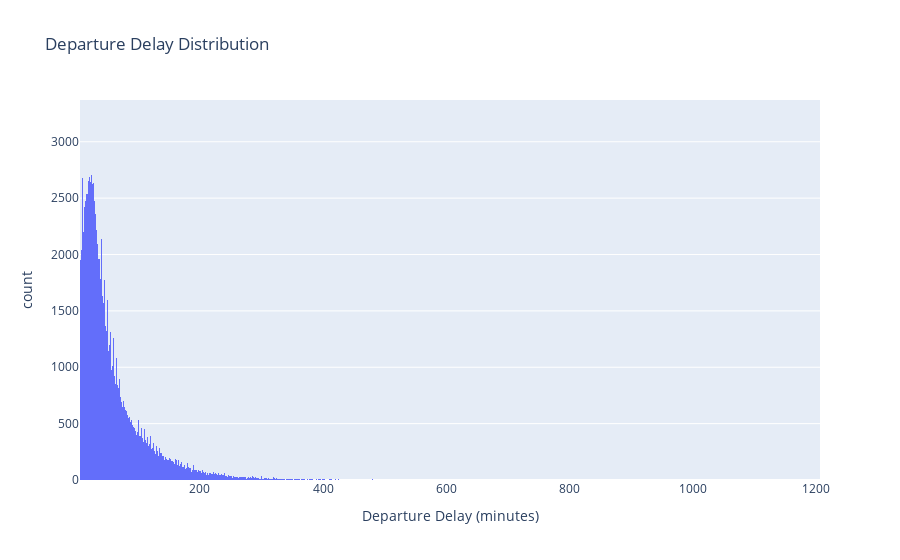

This figure's notebook cell:
### Markdown cell above
Xem phân bố của thời gian delay khi khởi hành

### Code cell
px.histogram(df,
             x='DepDelay',
             title='Departure Delay Distribution',
             labels={'DepDelay':'Departure Delay (minutes)'})

### Figure 1 — Plotly figure (JSON) as saved in the notebook; plotly's stock layout.template omitted (floating-point values rounded to 4 significant figures; data arrays with more than 128 entries replaced by an {"elided": "..."} marker saying what was removed)
{"data": [{"alignmentgroup": "True", "bingroup": "x", "hovertemplate": "Departure Delay (minutes)=%{x}<br>count=%{y}<extra></extra>", "legendgroup": "", "marker": {"color": "#636efa", "pattern": {"shape": ""}}, "name": "", "offsetgroup": "", "orientation": "v", "showlegend": false, "type": "histogram", "x": {"elided": "163392 int values"}, "xaxis": "x", "yaxis": "y"}], "layout": {"barmode": "relative", "legend": {"tracegroupgap": 0}, "title": {"text": "Departure Delay Distribution"}, "xaxis": {"anchor": "y", "domain": [0, 1], "title": {"text": "Departure Delay (minutes)"}}, "yaxis": {"anchor": "x", "domain": [0, 1], "title": {"text": "count"}}}}
